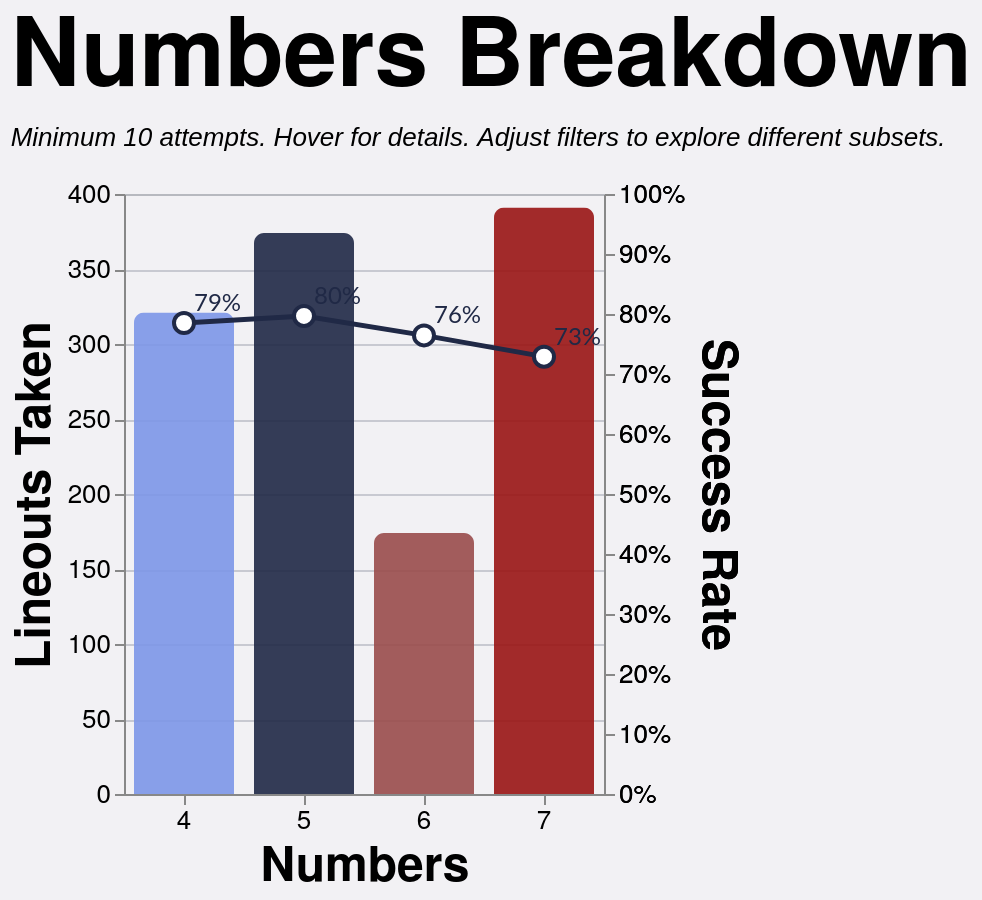

This figure's Vega-Lite source:
### Vega-Lite specification from a JSON file in a GitHub repository (floating-point values rounded to 4 significant figures; data arrays with more than 128 entries replaced by an {"elided": "..."} marker saying what was removed)
{"config": {"axis": {"labelFont": "PT Sans Narrow, Helvetica Neue, Helvetica, Arial, sans-serif", "titleFont": "PT Sans Narrow, Helvetica Neue, Helvetica, Arial, sans-serif", "labelFontSize": 13, "titleFontSize": 24, "gridColor": "#202947", "gridOpacity": 0.2, "zindex": 1}, "text": {"font": "Lato, sans-serif"}, "bar": {"cornerRadiusEnd": 5}, "header": {"labelFont": "PT Sans Narrow, Helvetica Neue, Helvetica, Arial, sans-serif", "titleFont": "PT Sans Narrow, Helvetica Neue, Helvetica, Arial, sans-serif", "labelFontSize": 24, "titleFontSize": 28, "labelFontWeight": "bold", "orient": "left"}, "legend": {"labelFont": "PT Sans Narrow, Helvetica Neue, Helvetica, Arial, sans-serif", "titleFont": "PT Sans Narrow, Helvetica Neue, Helvetica, Arial, sans-serif", "labelFontSize": 14, "titleFontSize": 16, "titlePadding": 5, "fillColor": "white", "strokeColor": "black", "padding": 10, "titleFontWeight": "lighter", "titleFontStyle": "italic", "titleColor": "gray", "offset": 10}, "title": {"font": "PT Sans Narrow, Helvetica Neue, Helvetica, Arial, sans-serif", "fontSize": 48, "fontWeight": "bold", "anchor": "start", "align": "center", "titlePadding": 20, "subtitlePadding": 10, "subtitleFontSize": 13, "subtitleColor": "", "subtitleFontStyle": "italic", "offset": 15, "color": "black"}, "axisX": {"labelAngle": 0}, "facet": {"title": null, "header": null, "align": {"row": "each", "column": "each"}}, "resolve": {"scale": {"y": "independent", "facet": "independent"}}, "background": "#f2f1f4", "scale": {"offsetBandPaddingOuter": 0.2, "offsetBandPaddingInner": 0.1}}, "layer": [{"mark": {"type": "bar", "opacity": 0.9, "size": 50}, "encoding": {"color": {"field": "numbers", "legend": null, "scale": {"domain": ["4", "5", "6", "7"], "range": ["#7d96e8", "#202946", "#994C4C", "#991515"]}, "type": "nominal"}, "stroke": {"value": "transparent"}, "tooltip": [{"field": "numbers_display", "title": "Numbers", "type": "nominal"}, {"field": "attempts", "format": ",.0f", "title": "Attempts", "type": "quantitative"}, {"field": "won", "format": ",.0f", "title": "Won", "type": "quantitative"}, {"field": "success_rate", "format": ".1%", "title": "Success Rate", "type": "quantitative"}], "x": {"axis": {"labelAngle": 0}, "field": "numbers", "sort": ["4", "5", "6", "7"], "title": "Numbers", "type": "nominal"}, "y": {"field": "attempts", "title": "Lineouts Taken", "type": "quantitative"}}, "transform": [{"filter": "(loSquad == 'All' || datum.squad == loSquad) && (loSeason == 'All' || datum.season == loSeason) && (loGameType == 'All' || (loGameType == 'League + Cup' && (datum.game_type == 'League' || datum.game_type == 'Cup')) || (loGameType == 'League only' && datum.game_type == 'League') || datum.game_type == loGameType) && (loThrower == 'All' || datum.thrower == loThrower) && (loJumper == 'All' || datum.jumper == loJumper) && (loArea == 'All' || datum.area == loArea) && (loNumbers == 'All' || datum.numbers == loNumbers)"}, {"aggregate": [{"op": "count", "as": "attempts"}, {"op": "sum", "field": "won", "as": "won"}], "groupby": ["numbers"]}, {"filter": "datum.attempts >= 10"}, {"calculate": "datum.won / datum.attempts", "as": "success_rate"}, {"calculate": "datum.numbers + '-man'", "as": "numbers_display"}]}, {"mark": {"type": "line", "point": {"fill": "white", "filled": false, "size": 100, "stroke": "#202946"}, "stroke": "#202946", "strokeWidth": 2.5}, "encoding": {"tooltip": [{"field": "numbers_display", "title": "Numbers", "type": "nominal"}, {"field": "attempts", "format": ",.0f", "title": "Attempts", "type": "quantitative"}, {"field": "won", "format": ",.0f", "title": "Won", "type": "quantitative"}, {"field": "success_rate", "format": ".1%", "title": "Success Rate", "type": "quantitative"}], "x": {"axis": {"labelAngle": 0}, "field": "numbers", "sort": ["4", "5", "6", "7"], "title": "Numbers", "type": "nominal"}, "y": {"axis": {"format": "%"}, "field": "success_rate", "scale": {"domain": [0, 1]}, "title": "Success Rate", "type": "quantitative"}}, "transform": [{"filter": "(loSquad == 'All' || datum.squad == loSquad) && (loSeason == 'All' || datum.season == loSeason) && (loGameType == 'All' || (loGameType == 'League + Cup' && (datum.game_type == 'League' || datum.game_type == 'Cup')) || (loGameType == 'League only' && datum.game_type == 'League') || datum.game_type == loGameType) && (loThrower == 'All' || datum.thrower == loThrower) && (loJumper == 'All' || datum.jumper == loJumper) && (loArea == 'All' || datum.area == loArea) && (loNumbers == 'All' || datum.numbers == loNumbers)"}, {"aggregate": [{"op": "count", "as": "attempts"}, {"op": "sum", "field": "won", "as": "won"}], "groupby": ["numbers"]}, {"filter": "datum.attempts >= 10"}, {"calculate": "datum.won / datum.attempts", "as": "success_rate"}, {"calculate": "datum.numbers + '-man'", "as": "numbers_display"}]}, {"mark": {"type": "text", "align": "left", "baseline": "middle", "color": "#202946", "dx": 5, "dy": -10, "fontSize": 12}, "encoding": {"text": {"field": "success_rate", "format": ".0%", "type": "quantitative"}, "x": {"axis": {"labelAngle": 0}, "field": "numbers", "sort": ["4", "5", "6", "7"], "title": "Numbers", "type": "nominal"}, "y": {"axis": {"format": "%"}, "field": "success_rate", "scale": {"domain": [0, 1]}, "title": "Success Rate", "type": "quantitative"}}, "transform": [{"filter": "(loSquad == 'All' || datum.squad == loSquad) && (loSeason == 'All' || datum.season == loSeason) && (loGameType == 'All' || (loGameType == 'League + Cup' && (datum.game_type == 'League' || datum.game_type == 'Cup')) || (loGameType == 'League only' && datum.game_type == 'League') || datum.game_type == loGameType) && (loThrower == 'All' || datum.thrower == loThrower) && (loJumper == 'All' || datum.jumper == loJumper) && (loArea == 'All' || datum.area == loArea) && (loNumbers == 'All' || datum.numbers == loNumbers)"}, {"aggregate": [{"op": "count", "as": "attempts"}, {"op": "sum", "field": "won", "as": "won"}], "groupby": ["numbers"]}, {"filter": "datum.attempts >= 10"}, {"calculate": "datum.won / datum.attempts", "as": "success_rate"}, {"calculate": "datum.numbers + '-man'", "as": "numbers_display"}]}], "data": {"name": "data-f7c6b6f226cdd54b9e78e763f6bca2e7"}, "height": 300, "params": [{"name": "loSquad", "value": "All"}, {"name": "loSeason", "value": "All"}, {"name": "loGameType", "value": "All"}, {"name": "loThrower", "value": "All"}, {"name": "loJumper", "value": "All"}, {"name": "loArea", "value": "All"}, {"name": "loNumbers", "value": "All"}], "resolve": {"scale": {"y": "independent"}}, "title": {"text": "Numbers Breakdown", "subtitle": "Minimum 10 attempts. Hover for details. Adjust filters to explore different subsets."}, "width": {"step": 60}, "$schema": "https://vega.github.io/schema/vega-lite/v5.20.1.json", "datasets": {"data-f7c6b6f226cdd54b9e78e763f6bca2e7": {"elided": "1260 records"}}}
